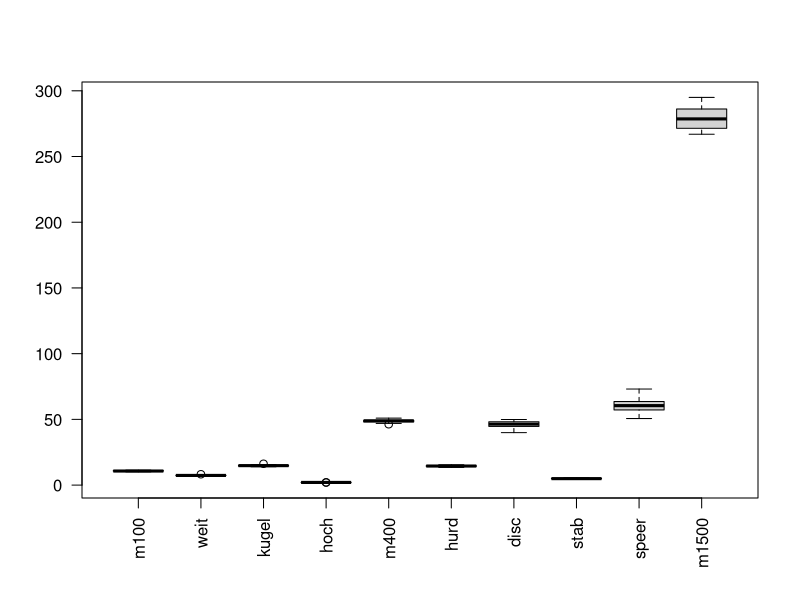
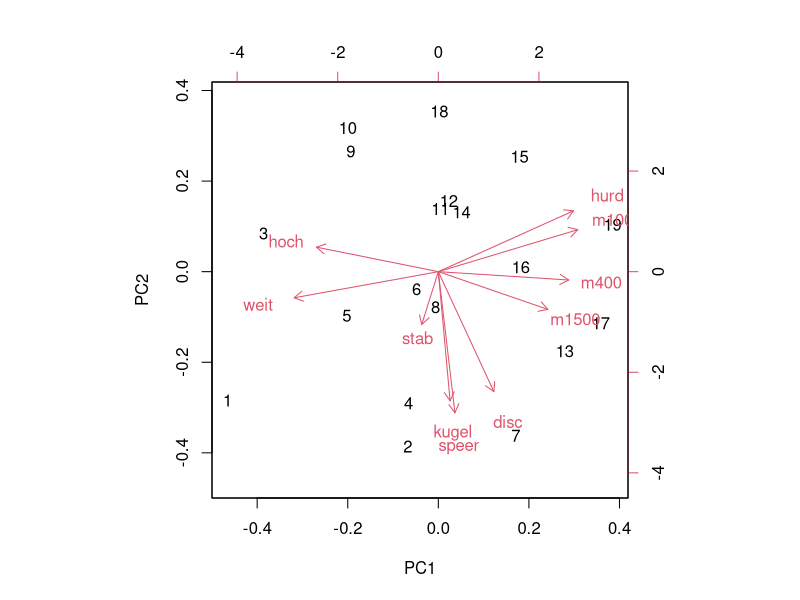
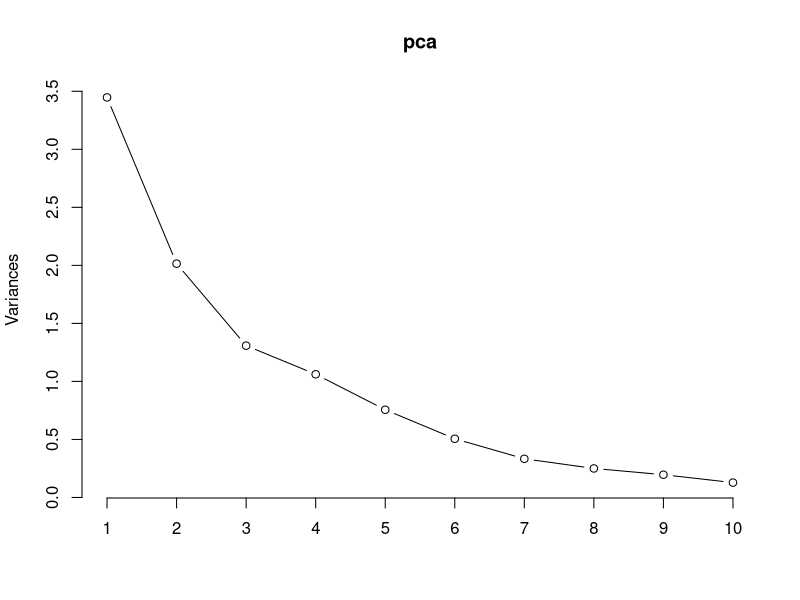

The R script that drew these images, in order:
library(ggplot2)
# ---- Aufgabe 1 ----
dat <- read.table('./data/zehnkampf_2021.csv', sep = ';', header = T)
str(dat)

# A
boxplot(dat[4:13], las = 2)

pca <-prcomp(dat[4:13], scale=T)
summary(pca)
biplot(pca)
screeplot(pca, type = "line")

apply(dat, 2, sd)

?merge

vec <- c(TRUE, FALSE, NaN)
vec[is.na(vec)] <- FALSE
vec
